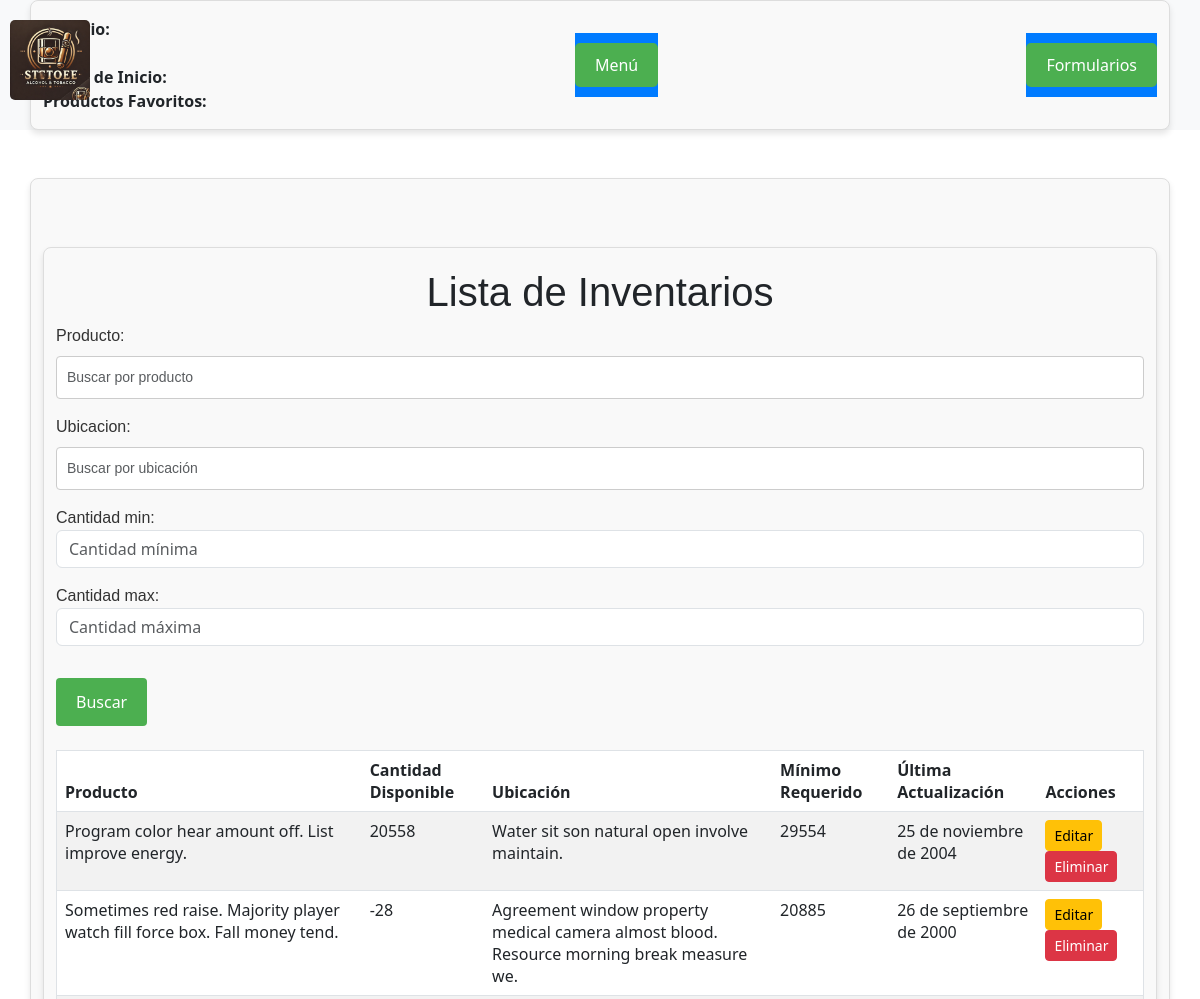
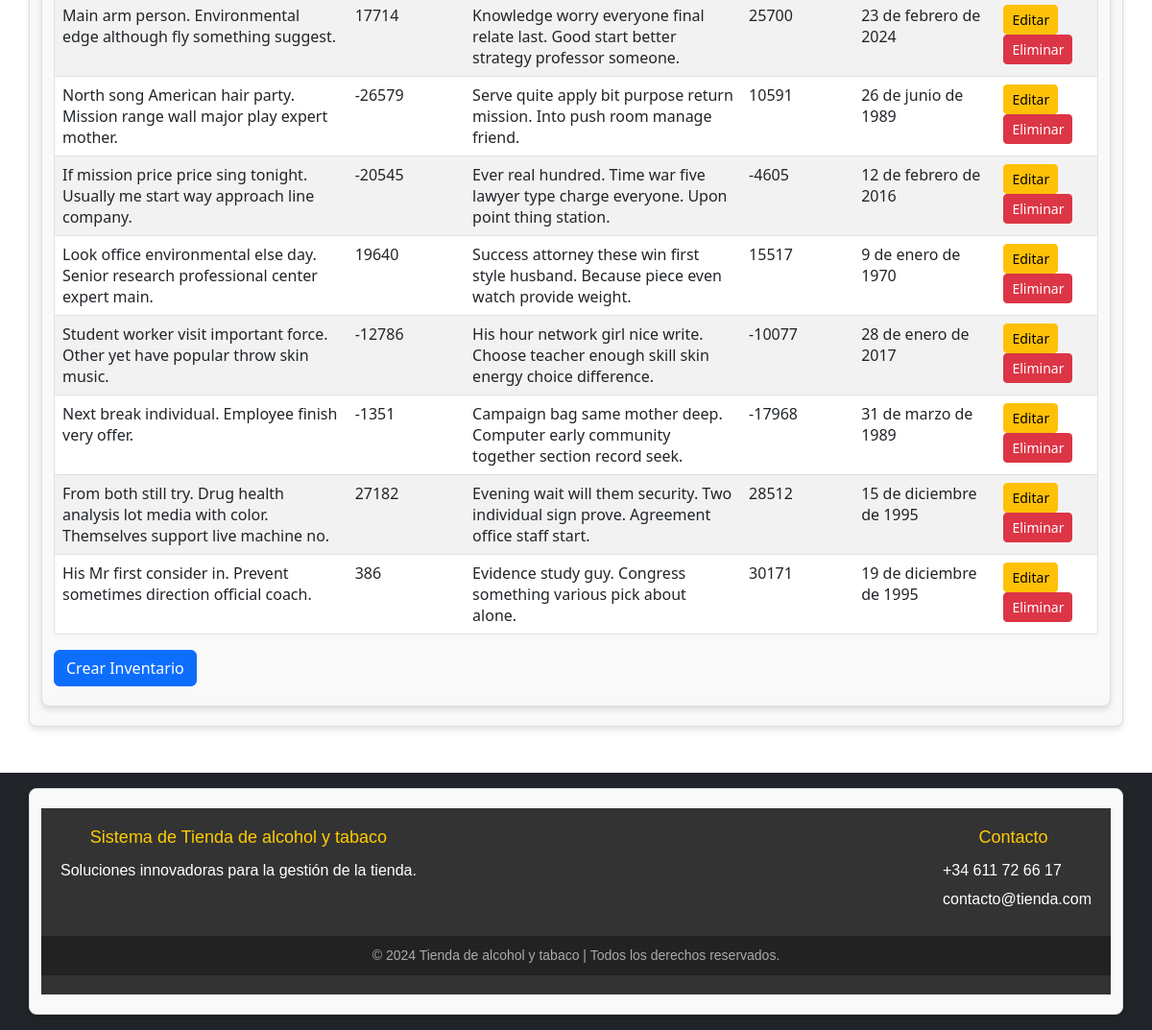
Page /inventarios/leer_inventarios/ on the committed database (2 pictures, top to bottom).
### tienda/models.py (models this page shows)
class Inventario(models.Model):
    producto = models.OneToOneField(Producto, on_delete=models.CASCADE)
    cantidad_disponible = models.IntegerField(verbose_name="Cantidad en inventario")
    ubicacion = models.CharField(max_length=100)
    minimo_requerido = models.IntegerField(default=0)
    fecha_actualizacion = models.DateField(auto_now=True)

class Producto(models.Model):
    TIPO_PRODUCTO = [
        ('vino', 'Vino'),
        ('cerveza', 'Cerveza'),
        ('tabaco', 'Tabaco'),
    ]
    nombre = models.CharField(max_length=100)
    precio = models.DecimalField(max_digits=10, decimal_places=2)
    tipo = models.CharField(max_length=20, choices=TIPO_PRODUCTO, default='vino')
    stock = models.IntegerField(default=0)
    descripcion = models.TextField(blank=True)
    tiempo_estimado_envio = models.TimeField(blank=True, null=True)
    categorias = models.ManyToManyField('Categoria', through='ProductoCategoria', related_name='productos')

### tienda/views.py (the view, shortened to what this page needs)
# urls.py: path('inventarios/leer_inventarios/', views.leer_inventarios, name='leer_inventarios'),
def leer_inventarios(request):
    formulario = BusquedaAvanzadaInventarioForm(request.GET or None)
    inventarios = Inventario.objects.select_related('producto').all()
    return render(request, 'formularios/leer_inventarios.html', {
        "inventarios": inventarios,
        "formulario": formulario,  # Pasar el formulario al template
    })

### tienda/forms.py (shortened to what this page needs)
class BusquedaAvanzadaInventarioForm(forms.Form):
    producto = forms.CharField(
        required=False,
        widget=forms.TextInput(attrs={'class': 'form-control', 'placeholder': 'Buscar por producto'})
    )
    ubicacion = forms.CharField(
        required=False,
        widget=forms.TextInput(attrs={'class': 'form-control', 'placeholder': 'Buscar por ubicación'})
    )
    cantidad_min = forms.IntegerField(
        required=False,
        min_value=0,
        widget=forms.NumberInput(attrs={'class': 'form-control', 'placeholder': 'Cantidad mínima'})
    )
    cantidad_max = forms.IntegerField(
        required=False,
        min_value=0,
        widget=forms.NumberInput(attrs={'class': 'form-control', 'placeholder': 'Cantidad máxima'})
    )

### tienda/templates/formularios/leer_inventarios.html (shortened to what this page needs)
{% extends 'principal.html' %}
{% block contenido %}
<div class="container mt-5">
    <h1>Lista de Inventarios</h1>
    <form method="get" class="mb-4">
        {{ formulario.as_p }}
        <button type="submit" class="btn btn-primary mt-3">Buscar</button>
    </form>
    <table class="table table-striped">
        <thead>
            <tr>
                <th>Producto</th>
                <th>Cantidad Disponible</th>
                <th>Ubicación</th>
                <th>Mínimo Requerido</th>
                <th>Última Actualización</th>
                <th>Acciones</th>
            </tr>
        </thead>
        <tbody>
            {% for inventario in inventarios %}
            <tr>
                <td>{{ inventario.producto.nombre }}</td>
                <td>{{ inventario.cantidad_disponible }}</td>
                <td>{{ inventario.ubicacion }}</td>
                <td>{{ inventario.minimo_requerido }}</td>
                <td>{{ inventario.fecha_actualizacion }}</td>
                <td>
                    <a href="{% url 'editar_inventario' inventario.pk %}" class="btn btn-warning btn-sm">Editar</a>
                    <a href="{% url 'eliminar_inventario' inventario.pk %}" class="btn btn-danger btn-sm">Eliminar</a>
                </td>
            </tr>
            {% endfor %}
        </tbody>
    </table>
    <a href="{% url 'crear_inventario' %}" class="btn btn-primary">Crear Inventario</a>
</div>
{% endblock %}

### tienda/static/css/estilos.css (style rules this page uses)
body { font-family: Arial, sans-serif; background-color: #f4f4f4; color: #333; margin: 0; padding: 0; display: flex; flex-direction: column; }
html, body { height: 100%; margin: 0; }
.container { max-width: 800px; margin: 20px auto; padding: 20px; background: white; border-radius: 8px; box-shadow: 0 0 10px rgba(0, 0, 0, 0.1); }
h1, h2, h3 { text-align: center; color: #007bff; margin-bottom: 20px; }
table { width: 100%; border-collapse: collapse; margin-top: 20px; }
table, th, td { border: 1px solid #ddd; }
th { background-color: #007bff; color: white; text-align: left; }
th, td { padding: 10px; }
a, button { display: inline-block; text-decoration: none; background-color: #007bff; color: white; padding: 10px 15px; border-radius: 5px; transition: background-color 0.3s ease; text-align: center; }
input[type="text"], input[type="email"], textarea { width: 100%; padding: 10px; margin-bottom: 10px; border: 1px solid #ddd; border-radius: 4px; }
button { border: none; cursor: pointer; }

### tienda/static/css/formulario.css (style rules this page uses)
.container { max-width: 600px; margin: 0 auto; padding: 20px; border: 1px solid #ddd; border-radius: 8px; background-color: #f9f9f9; box-shadow: 0px 4px 6px rgba(0, 0, 0, 0.1); }
h1, label { font-family: Arial, sans-serif; color: #333; }
input[type="text"], input[type="email"], input[type="password"], select, textarea { width: 100%; padding: 10px; margin: 8px 0 16px 0; display: block; border: 1px solid #ccc; border-radius: 4px; font-size: 14px; font-family: Arial, sans-serif; box-sizing: border-box; }
button[type="submit"] { background-color: #4CAF50; color: white; border: none; padding: 12px 20px; text-align: center; font-size: 16px; border-radius: 4px; cursor: pointer; margin-top: 10px; }

### rows in the picture
Inventario: producto.nombre "Program color hear amount off. List improve energy.", cantidad_disponible "20558", ubicacion "Water sit son natural open involve maintain.", minimo_requerido "29554", fecha_actualizacion "25 de noviembre de 2004"
Inventario: producto.nombre "Sometimes red raise. Majority player watch fill force box. Fall money tend.", cantidad_disponible "-28", ubicacion "Agreement window property medical camera almost blood. Resource morning break measure we.", minimo_requerido "20885", fecha_actualizacion "26 de septiembre de 2000"
Inventario: producto.nombre "Main arm person. Environmental edge although fly something suggest.", cantidad_disponible "17714", ubicacion "Knowledge worry everyone final relate last. Good start better strategy professor someone.", minimo_requerido "25700", fecha_actualizacion "23 de febrero de 2024"
Inventario: producto.nombre "North song American hair party. Mission range wall major play expert mother.", cantidad_disponible "-26579", ubicacion "Serve quite apply bit purpose return mission. Into push room manage friend.", minimo_requerido "10591", fecha_actualizacion "26 de junio de 1989"
Inventario: producto.nombre "If mission price price sing tonight. Usually me start way approach line company.", cantidad_disponible "-20545", ubicacion "Ever real hundred. Time war five lawyer type charge everyone. Upon point thing station.", minimo_requerido "-4605", fecha_actualizacion "12 de febrero de 2016"
Inventario: producto.nombre "Look office environmental else day. Senior research professional center expert main.", cantidad_disponible "19640", ubicacion "Success attorney these win first style husband. Because piece even watch provide weight.", minimo_requerido "15517", fecha_actualizacion "9 de enero de 1970"
Inventario: producto.nombre "Student worker visit important force. Other yet have popular throw skin music.", cantidad_disponible "-12786", ubicacion "His hour network girl nice write. Choose teacher enough skill skin energy choice difference.", minimo_requerido "-10077", fecha_actualizacion "28 de enero de 2017"
Inventario: producto.nombre "Next break individual. Employee finish very offer.", cantidad_disponible "-1351", ubicacion "Campaign bag same mother deep. Computer early community together section record seek.", minimo_requerido "-17968", fecha_actualizacion "31 de marzo de 1989"
Inventario: producto.nombre "From both still try. Drug health analysis lot media with color. Themselves support live machine no.", cantidad_disponible "27182", ubicacion "Evening wait will them security. Two individual sign prove. Agreement office staff start.", minimo_requerido "28512", fecha_actualizacion "15 de diciembre de 1995"
Inventario: producto.nombre "His Mr first consider in. Prevent sometimes direction official coach.", cantidad_disponible "386", ubicacion "Evidence study guy. Congress something various pick about alone.", minimo_requerido "30171", fecha_actualizacion "19 de diciembre de 1995"
